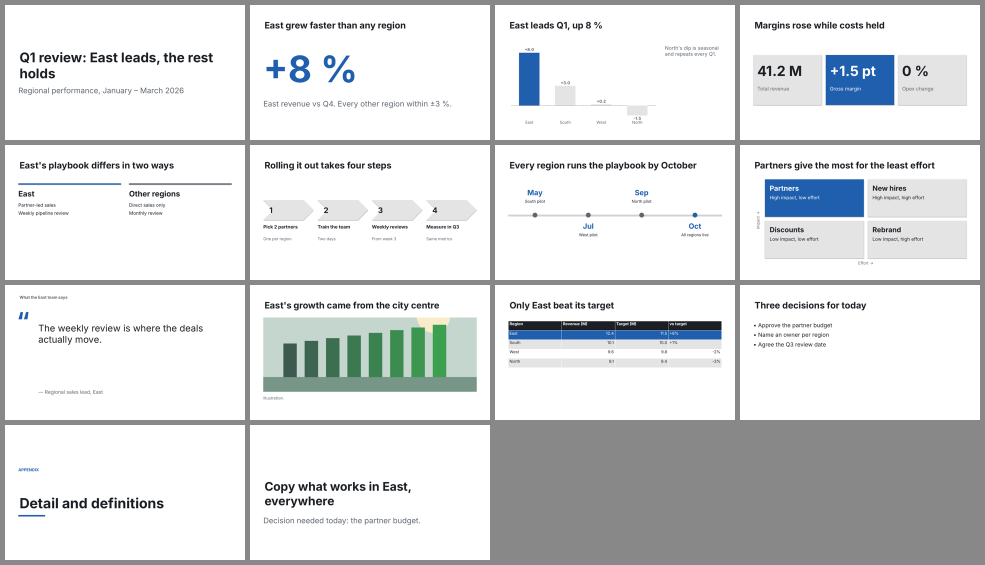
#> input picture examples/spec/sample-deck.png, 1970 x 1130 px (shown at 1/2 size)
$ python visual_check.py ../examples/spec
#> lines starting #> are read from the running program, lines starting #| are printed output that depends on the picture; after the words box and inside, x2 and y2 are one past the last pixel; in counts of white or black regions, pixels touching at a corner belong together
### scripts/kShared.py
# GENERATED by kPyCompiler 1.0 - DO NOT EDIT. Change the master and recompile.
# Master: kSharedPy 1.6.1: kshared/kShared.py
# Body SHA-256: 7efee8da72dff2083b5b55745014b635bab0b863f18f62412018879dc471dae8
"""Shared error handling for every Python file in a kalmstrom product (any OS, standard library only).

MASTER: kshared/kShared.py in https://github.com/PeterKalmstrom/kSharedPy. A product receives a generated copy
from kpy/kPyCompiler.py; the lines marked "kpy:setting <Name>" take the values in the product's kpy.manifest.json.

The rules, the same as the C#, TypeScript and PowerShell code of the same author:

* An error is never hidden. It is either HANDLED (corrected, so the operation still succeeds) or REPORTED to
  kS.GlobalErrorHandler. A catch that only logs, returns an empty result or swallows is not allowed.
* The first unexpected error halts the run: the handler sets kS.ErrorMode and every guarded method returns its
  safe default from then on. Only a person (a Resume button) or a fresh run re-arms it - kS.Reset().
* Every method has the same four parts:

      def Load(self, Path):
          if kS.ErrorMode:                                    # 1 guard - first statement, outside the try
              return None                                     #   safe default
          try:
              ...                                             # 2 the whole body
              return Result
          except kToolException:
              raise                                           #   expected states pass through to the entry point
          except Exception as e:
              kS.GlobalErrorHandler(e, "kDeckReader.Load")    # 3 report, location = "Class.Method"
              return None                                     # 4 safe default

* EXPECTED states (file not found, a spec mistake, no deck open) are found by explicit precondition checks that
  raise ToolInputException (exit 2) or ToolReportableException (exit 1 or a given code) - never by catching.
* A deliberate non-reporting catch carries an inline "ERROR-SUPPRESSED-JUSTIFIED: <why>" comment.
* Reported errors can be sent to the support team, the same payload the PowerShell kPSErrorReport sends. They go
  to the error relay (kErrorReport.EstateUrl - a public address with no key in it, which checks, cleans and
  rate-limits a report before passing it on). KPS_ERROR_WEBHOOK, or the first line of scripts/kErrorWebhook.url,
  overrides the address. NOTHING is ever sent without a person's yes: the report is
  shown and the person is asked "Do you want to send this error message? (yes/no)"; no means nothing is sent.
  Without a terminal (Claude ran the script) the report is saved and Claude must ask the user the same question;
  only on yes is it sent with scripts/send_error_report.py --yes. The script then exits 4 and prints
  "ERROR-REPORT-PENDING: <file>", so Claude knows. A product with its own view (kErrorReport.HoldForView) asks
  there and tells Claude in its error message. Errors that escape every guarded method (uncaught, other threads,
  asyncio) are captured too: kS.InstallUnhandledExceptionCapture().
  KPS_ERROR_REPORT=0 switches reporting off.

The product's tools/check_kpattern.py audits every method for the four parts; its self-test and CI run it.
"""
import datetime
import errno
import json
import os
import platform
import select
import sys
import tempfile
import threading
import traceback
import urllib.error
import urllib.request
import uuid
from types import TracebackType
from typing import Any, Callable, NoReturn


class kToolException(Exception):
    """Base of the expected-state exceptions. They carry their exit code and a message for a person."""

    def __init__(self, Message: str, ExitCode: int = 1) -> None:
        super().__init__(Message)
        self.ExitCode = ExitCode


class ToolInputException(kToolException):
    """The caller's input is wrong (a bad argument, a spec mistake, a missing file). Exit code 2."""

    def __init__(self, Message: str, ExitCode: int = 2) -> None:
        super().__init__(Message, ExitCode)


class ToolReportableException(kToolException):
    """An expected state of the world stops the tool (no deck open, text that does not fit). Exit code 1 or given."""

    def __init__(self, Message: str, ExitCode: int = 1) -> None:
        super().__init__(Message, ExitCode)


class kErrorDetail:
    """One reported error, captured for the console and for the support flow. Infrastructure: never raises."""

    # [65 lines left out: functions __init__, Summary, ToPayload, Cut, not called in this run]


class kErrorReport:
    """Offers reported errors to the support flow once per run (Power Automate HTTP trigger). Infrastructure."""

    Product: str = "building-powerpoint-decks"  # kpy:setting Product
    VersionFile: str = ".claude-plugin/plugin.json"  # kpy:setting VersionFile
    ReportFilePrefix: str = "pptskill-error-"  # kpy:setting ReportFilePrefix
    ProductVersion: str = ""
    Component: str = os.path.basename(sys.argv[0]) if sys.argv and sys.argv[0] else "python"
    TimeoutSeconds: float = 20
    HoldForView: bool = False   # a product view: reports wait for the person's Yes/No (view, or Claude asks)
    SavedPath: str = ""         # set when a report was saved for Claude to ask about (exit code 4)
    Question: str = "Do you want to send this error message?"
    Pending: list[kErrorDetail] = []
    Offered: bool = False
    LastStatus: str = ""

    # [26 lines left out: functions ProductLabel, EstateUrl, EffectiveUrl, not called in this run]

    @staticmethod
    def Version() -> str:
        """The product version, read once from the "version" of VersionFile (relative to the folder above this
        file) when it is there."""
        try:
            Path = os.path.join(os.path.dirname(os.path.dirname(os.path.abspath(__file__))),
                                *kErrorReport.VersionFile.split("/"))
            if os.path.isfile(Path):
                with open(Path, encoding="utf-8") as File:
                    return json.load(File).get("version", "")
            return ""
        except Exception:  # ERROR-SUPPRESSED-JUSTIFIED: the version is a label on the report, not needed to send it
            return ""

    @staticmethod
    def CanAsk() -> bool:
        return bool(sys.stdin and sys.stdin.isatty() and sys.stderr.isatty())

    # [51 lines left out: functions AskConsent, SaveForLater, SendAll, PendingForView, Decide, not called in this run]

    @staticmethod
    def OfferOnce() -> int:
        """Show what would be sent, ask, send. Returns the number sent. Never raises."""
        Sent = 0
        try:
            if kErrorReport.Offered or not kErrorReport.Pending or kErrorReport.HoldForView:
                return 0
            kErrorReport.Offered = True
            if os.environ.get("KPS_ERROR_REPORT") == "0":
                return 0
            Url = kErrorReport.EffectiveUrl()
            if not Url:
                sys.stderr.write("Not offering to send this report: no reporting address is configured "
                                 "(set KPS_ERROR_WEBHOOK to enable it).\n")
                return 0
            sys.stderr.write("The error above can be sent to the support team. This would be sent:\n")
            for Detail in kErrorReport.Pending:
                sys.stderr.write("".join(f"    {Line}\n" for Line in Detail.Summary()) + "\n")
            if not kErrorReport.CanAsk():
                Saved = kErrorReport.SaveForLater()
                kErrorReport.SavedPath = Saved
                Here = os.path.dirname(os.path.abspath(__file__))
                sys.stderr.write(
                    f"ERROR-REPORT-PENDING: {Saved}\n"
                    "Not sent: there is no one at a terminal to ask.\n"
                    f"CLAUDE: ask the user \"{kErrorReport.Question}\" (yes/no). Only if they answer yes, run:\n"
                    f"    python \"{os.path.join(Here, 'send_error_report.py')}\" \"{Saved}\" --yes\n"
                    "If they answer no, do not send it.\n")
                return 0
            if not kErrorReport.AskConsent():
                sys.stderr.write("Not sent.\n")
                return 0
            Sent = kErrorReport.SendAll([Detail.ToPayload() for Detail in kErrorReport.Pending])
            if Sent:
                sys.stderr.write(f"Error report sent. Quote reference {kErrorReport.Pending[0].CorrelationId} "
                                 "to support.\n")
            return Sent
        except Exception as e:  # ERROR-SUPPRESSED-JUSTIFIED: the offer failing must not hide the error it reports
            sys.stderr.write(f"the error report offer failed: {e!r}\n")
            return Sent

    # [45 lines left out: functions Send, AnswerOf, RefusalText, not called in this run]

    @staticmethod
    def Reset() -> None:
        kErrorReport.Pending = []
        kErrorReport.Offered = False
        kErrorReport.SavedPath = ""


class kS:
    """The global error handler and the halt latch. Infrastructure: exempt from the guard, never raises."""

    ErrorMode: bool = False
    Errors: list[dict[str, Any]] = []  # every report, in order; the first one is the cause
    Lock = threading.RLock()  # threads report at once (batch jobs, threading.excepthook): one report at a time
    ErrorLogVariable: str = "PPTSKILL_ERROR_LOG"  # kpy:setting ErrorLogVariable
    LogPath: str = os.environ.get(ErrorLogVariable, "")
    _captureInstalled: bool = False

    # [58 lines left out: functions GlobalErrorHandler, Report, IsPipeGone, OutputGone, not called in this run]

    @staticmethod
    def Reset() -> None:
        """Re-arm the handler. Only for a fresh run, a person's Resume, or test setup - never in a catch."""
        kS.ErrorMode = False
        kS.Errors = []
        if not kErrorReport.HoldForView:  # undecided reports wait for the person's Yes/No even after Resume
            kErrorReport.Reset()

    @staticmethod
    def InstallUnhandledExceptionCapture() -> None:
        """Route errors that escape every guarded method - uncaught, in other threads, in asyncio - to the handler,
        so no error that can occur goes unreported. Idempotent."""
        try:
            if kS._captureInstalled:
                return
            kS._captureInstalled = True
            sys.excepthook = kS.OnUnhandled
            threading.excepthook = kS.OnUnhandledThread
            sys.unraisablehook = kS.OnUnraisable
        except Exception as Inner:  # ERROR-SUPPRESSED-JUSTIFIED: capture setup failing must not stop the program
            sys.stderr.write(f"could not install unhandled-error capture: {Inner!r}\n")

    # [36 lines left out: functions OnUnhandled, OnUnhandledThread, OnUnraisable, OnAsyncioError, FirstError, not called in this run]


kErrorReport.ProductVersion = kErrorReport.Version()


class kRun:
    """The one way a script starts and exits. Infrastructure: exempt from the guard.

    Exit codes: 0 ok; 1 an unexpected error (reported; halted); 2 bad input (ToolInputException); 3 text that does
    not fit (build_deck); 4 an unexpected error whose report is waiting for the user's yes - stderr has a line
    "ERROR-REPORT-PENDING: <file>" and Claude must ask "Do you want to send this error message?"."""

    EXIT_REPORT_PENDING = 4

    @staticmethod
    def Main(AppClass: Callable[[], Any]) -> NoReturn:
        """Run AppClass().Run() (which returns an exit code) and exit: the code, 1 if the handler fired,
        or the code of an expected-state exception after printing its message."""
        kS.Reset()
        kErrorReport.Reset()
        kS.InstallUnhandledExceptionCapture()
        if hasattr(sys.stdout, "reconfigure"):
            sys.stdout.reconfigure(encoding="utf-8")
        if hasattr(sys.stderr, "reconfigure"):
            sys.stderr.reconfigure(encoding="utf-8")  # warnings quote slide text ('44 %'); callers read UTF-8
        Code = 0
        try:
            Code = AppClass().Run() or 0
        except kToolException as e:
            sys.stderr.write(f"{e}\n")
            Code = e.ExitCode
        except BrokenPipeError:  # stdout's reader left (`--plan | head`): the normal end of the output, no report
            kRun.QuietEnd(Code)
        except Exception as e:
            if kS.IsPipeGone(e):  # Windows raises EINVAL, not BrokenPipeError, for a closed pipe
                kRun.QuietEnd(Code)
            kS.GlobalErrorHandler(e, "kRun.Main")
        kRun.Finish(Code)

    # [11 lines left out: function QuietEnd, not called in this run]

    @staticmethod
    def Finish(Code: int) -> NoReturn:
        """Offer any reported error to the support flow, then exit: EXIT_REPORT_PENDING (4) when an error report
        was saved for Claude to ask the user about, 1 when the handler fired, otherwise Code."""
        try:
            sys.stdout.flush()
        except OSError as e:  # the last buffered lines found stdout's reader gone: still a normal end
            if not kS.IsPipeGone(e):
                raise
            kRun.QuietEnd(1 if kS.ErrorMode else Code)
        kErrorReport.OfferOnce()
        sys.stderr.flush()
        if kErrorReport.SavedPath:
            sys.exit(kRun.EXIT_REPORT_PENDING)
        sys.exit(1 if kS.ErrorMode else Code)

### scripts/visual_check.py
"""Look at rendered slides the way a reviewer does - catches what geometry lint cannot see.

    python scripts/visual_check.py renders/                 # a folder of s001.png .. (render_lo.py, render_slides.py)
    python scripts/visual_check.py renders/ --json          # one JSON document instead of text
    python scripts/visual_check.py renders/ --metrics       # also print the raw measurements per slide (tuning)

Works on pixels only (PIL + numpy), so it judges what the audience sees, whatever made the deck. Per slide:

  empty_area     an empty band across the content area (empty card interiors and pale panels count as empty: a
                 box with nothing in it is still nothing) - warn when it is tall and runs down to the footer
                 (the content stops early), info when shorter or between two elements; a big empty block beside
                 the content - info
  unbalanced     the content mass sits heavily to one side or the top - info
  crowded        almost no whitespace left in the content area - warn
  list_like      many similar one-column text rows with the same left edge: the slide reads like a bullet list - info
  deck_outlier   much emptier or fuller than the deck's median slide - info

Each finding carries a suggested spec edit. Slide 1, section/closing slides on a dark or photo background (in a
deck whose body slides are light - in a dark-themed deck dark slides are judged normally) and slides with almost
no content are treated as statement slides and only checked for crowding. Thresholds were
tuned on the round-9 benchmark decks (evals/benchmark/README.md) against the judge's comments.
Exit code 0 always (advisory); 1 only on a tool error.
"""
import argparse
import glob
import json
import os
import re

import numpy as np
from PIL import Image, ImageFilter

from kShared import ToolInputException, kRun, kS, kToolException

WORK_WIDTH = 640                 # renders are scaled to this width before measuring
GRID_COLS, GRID_ROWS = 64, 36    # occupancy grid (10 px cells at the work width)
SIDE_MARGIN = 2                  # grid columns left out at each side (slide margin, side accent bars)
INK_CONTRAST = 28                # a pixel this far (luminance) from its neighbourhood mean is ink (text, lines, detail)
INK_CELL = 0.012                 # a cell with this share of ink pixels holds content
PALE_DISTANCE = 45               # a flat cell this close to the background colour is empty (background or pale panel)
TITLE_ZONE = 0.30                # the title is looked for in the top 30 %
FOOTER_ZONE = 0.12               # the bottom 12 % is footer/page-number territory
BAND_MIN_WIDTH = 0.8             # an empty band spans at least 80 % of the content width (content stops early,
BAND_WARN = 0.27                 # card bottoms left empty); this tall (share of the slide height) -> warn,
BAND_INFO = 0.16                 # this tall -> info
SIDE_MIN_CELLS = 12              # an empty block beside the content: at least 12 x 12 cells and
SIDE_INFO = 0.40                 # this share of the content area -> info
CROWDED_VOID = 0.08              # less than this share of empty cells in the content area
BALANCE_X, BALANCE_Y = 0.22, 0.25  # centre-of-mass offset (share of the content area) that counts as lopsided
LIST_ROWS = 5                    # this many similar single-column text rows read like a list
OUTLIER_LOW, OUTLIER_HIGH = 0.35, 2.6  # occupancy versus the deck median


class kSlideMeasure:
    """The pixel measurements of one rendered slide: background, ink mask, occupancy grid, content area."""

    def __init__(self, Path):
        try:
            self.Path = Path
            self.Grey = None
            self.Ink = None
            self.Void = None
            self.Mass = None
            self.Background = (255, 255, 255)
            self.Dark = False
            self.Top = 0
            self.Bottom = GRID_ROWS
        except Exception as e:
            kS.GlobalErrorHandler(e, "kSlideMeasure.__init__")

    def Load(self):
        """Read and scale the render; find background, ink and the grid. False when the image cannot be read."""
        if kS.ErrorMode:
            return False
        try:
            Img = Image.open(self.Path).convert("RGB")
#> Img is the input picture: PIL image 1970x1130 RGB; mean R, G, B 219.5, 221.9, 222.9
            Img = Img.resize((WORK_WIDTH, round(WORK_WIDTH * Img.height / Img.width)), Image.LANCZOS)
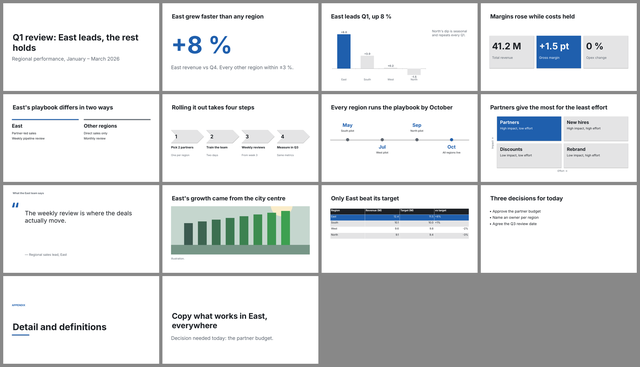
#> Img: PIL image 640x367 RGB; mean R, G, B 219.1, 221.5, 222.6
            Rgb = np.asarray(Img, dtype=np.float32)
            self.Grey = np.asarray(Img.convert("L"), dtype=np.float32)
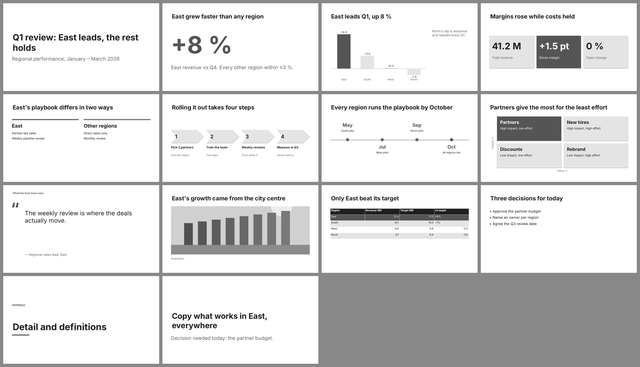
#> self.Grey: shape (367, 640) float32; min 0, max 255, mean 220.9
            Blur = np.asarray(Img.convert("L").filter(ImageFilter.BoxBlur(5)), dtype=np.float32)
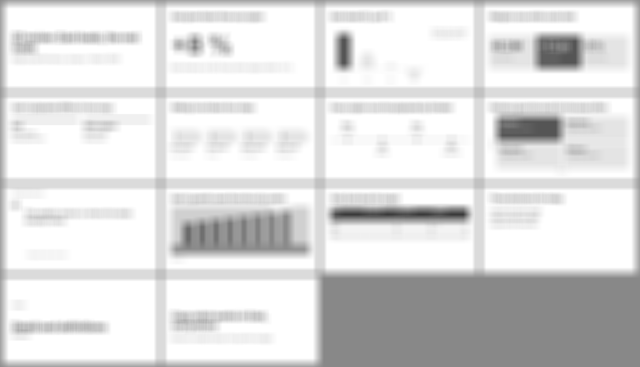
#> Blur: shape (367, 640) float32; min 57, max 255, mean 220.7
            self.Ink = np.abs(self.Grey - Blur) > INK_CONTRAST
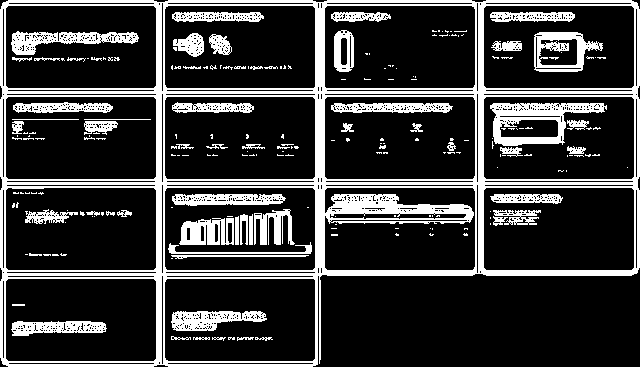
#> self.Ink: shape (367, 640) bool; 22.1% white; 213 white regions (152 under 20 px), largest, box (x1, y1, x2, y2) and area: (0, 0, 640, 367) 30878, (490, 103, 607, 146) 2236, (11, 31, 139, 55) 1377
            self.Background = self.BackgroundOf(Rgb)
            Distance = np.sqrt(((Rgb - np.array(self.Background, dtype=np.float32)) ** 2).sum(axis=2))
            self.Dark = float(np.dot(self.Background, [0.299, 0.587, 0.114])) < 90
            self.BuildGrid(Distance)
            self.FindContentRows()
            return True
        except Exception as e:
            kS.GlobalErrorHandler(e, f"kSlideMeasure.Load({self.Path})")
            return False

    @staticmethod
    def BackgroundOf(Rgb):
        """The commonest colour (16-level buckets) of the slide's outer ring - the slide background."""
        if kS.ErrorMode:
            return (255, 255, 255)
        try:
            H, W = Rgb.shape[0], Rgb.shape[1]
            Band = max(2, H // 40)
#> (the rest of the program and of its run is left out)
